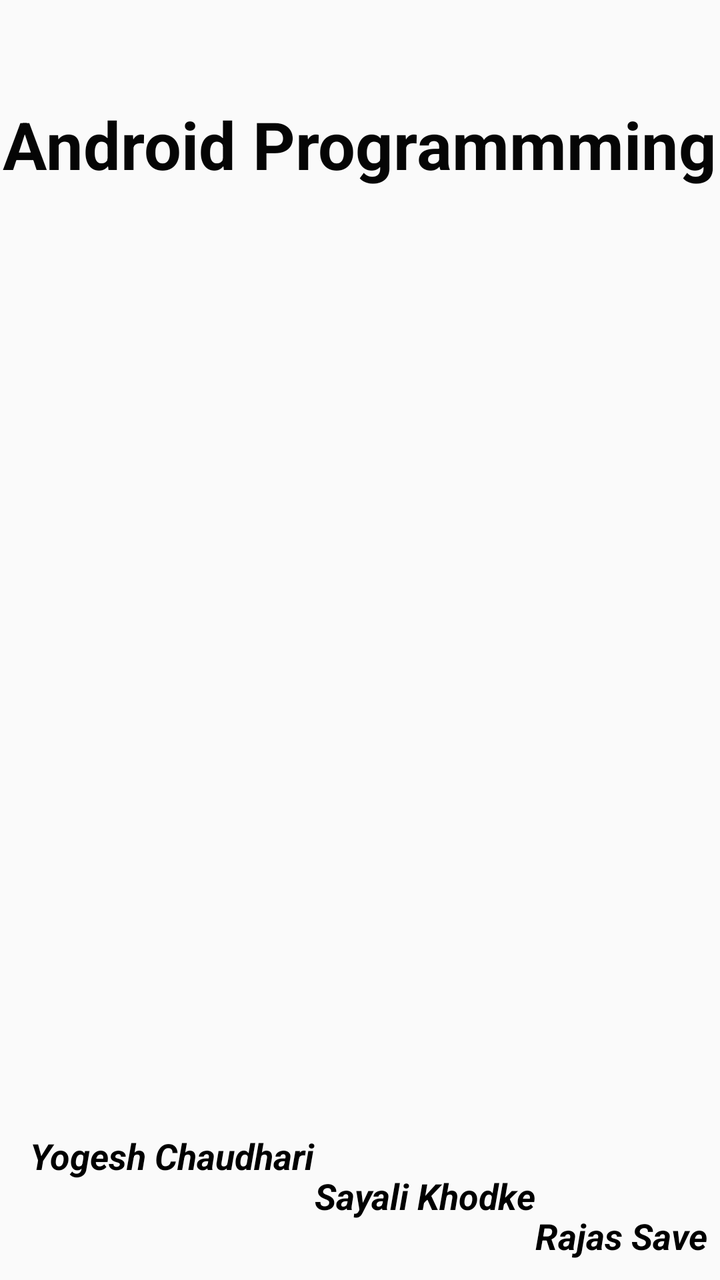
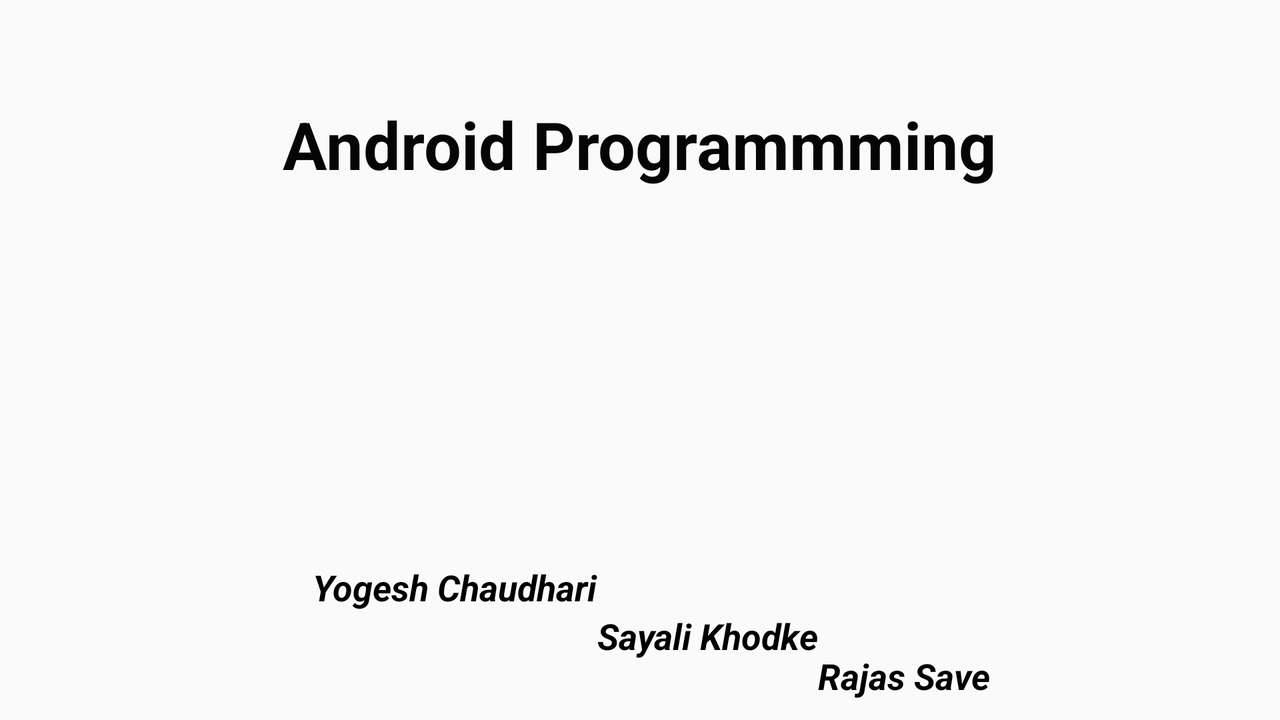

Compare how this app lays out the same screen by default and in its alternative resource folder. The renders come first, then the two layout files and the values they reference.
<!-- AndroidManifest.xml: application theme AppTheme -->
<!-- res/layout/fragment_about_us.xml -->
<FrameLayout xmlns:android="http://schemas.android.com/apk/res/android"
    xmlns:tools="http://schemas.android.com/tools" android:layout_width="match_parent"
    android:layout_height="match_parent" tools:context="com.example.yogesh16991.test_proj.AboutUs">

    

    <RelativeLayout
        android:layout_width="fill_parent"
        android:layout_height="fill_parent"
        android:layout_gravity="center_horizontal|bottom"
        android:background="@drawable/aboutus">

        <TextView
            android:layout_width="wrap_content"
            android:layout_height="wrap_content"
            android:textAppearance="?android:attr/textAppearanceMedium"
            android:text="Yogesh Chaudhari"
            android:id="@+id/textView7"
            android:layout_marginBottom="50dp"
            android:layout_alignParentBottom="true"
            android:layout_alignParentStart="true"
            android:textStyle="bold|italic"
            android:textColor="#ff000000"
            android:layout_marginLeft="15dp" />

        <TextView
            android:layout_width="wrap_content"
            android:layout_height="wrap_content"
            android:textAppearance="?android:attr/textAppearanceMedium"
            android:text="Sayali Khodke"
            android:id="@+id/textView8"
            android:textStyle="bold|italic"
            android:textColor="#ff000000"
            android:layout_marginBottom="30dp"
            android:layout_alignParentBottom="true"
            android:layout_toEndOf="@+id/textView7" />

        <TextView
            android:layout_width="wrap_content"
            android:layout_height="wrap_content"
            android:textAppearance="?android:attr/textAppearanceMedium"
            android:text="Rajas Save"
            android:id="@+id/textView9"
            android:textStyle="bold|italic"
            android:textColor="#ff000000"
            android:layout_alignParentBottom="true"
            android:layout_toEndOf="@+id/textView8"
            android:layout_marginBottom="10dp" />

        <TextView
            android:layout_width="wrap_content"
            android:layout_height="wrap_content"
            android:textAppearance="?android:attr/textAppearanceLarge"
            android:text="Android Programmming"
            android:id="@+id/textView6"
            android:layout_marginTop="50dp"
            android:layout_alignParentTop="true"
            android:layout_centerHorizontal="true"
            android:textColor="#ff050505"
            android:textStyle="bold"
            android:textSize="33dp"
            android:textIsSelectable="true"
            android:textColorHighlight="#ff083cff" />
    </RelativeLayout>

</FrameLayout>
<!-- resources referenced by this layout -->
<resources>
  <style name="AppTheme" parent="Theme.AppCompat.Light.NoActionBar">
          
  
      </style>
</resources>
<!-- res/layout-land/fragment_about_us.xml (the repository's variant of the layout above) -->
<!-- drawn on the phone turned sideways -->
<FrameLayout xmlns:android="http://schemas.android.com/apk/res/android"
    xmlns:tools="http://schemas.android.com/tools" android:layout_width="match_parent"
    android:layout_height="match_parent" tools:context="com.example.yogesh16991.test_proj.AboutUs">

    

    <RelativeLayout
        android:layout_width="fill_parent"
        android:layout_height="fill_parent"
        android:layout_gravity="center_horizontal|bottom"
        android:background="@drawable/aboutus">

        <TextView
            android:layout_width="wrap_content"
            android:layout_height="wrap_content"
            android:textAppearance="?android:attr/textAppearanceMedium"
            android:text="Yogesh Chaudhari"
            android:id="@+id/textView7"
            android:textStyle="bold|italic"
            android:textColor="#ff000000"
            android:layout_marginLeft="15dp"
            android:layout_above="@+id/textView8"
            android:layout_alignStart="@+id/textView6" />

        <TextView
            android:layout_width="wrap_content"
            android:layout_height="wrap_content"
            android:textAppearance="?android:attr/textAppearanceMedium"
            android:text="Sayali Khodke"
            android:id="@+id/textView8"
            android:textStyle="bold|italic"
            android:textColor="#ff000000"
            android:layout_marginBottom="30dp"
            android:layout_alignParentBottom="true"
            android:layout_toEndOf="@+id/textView7" />

        <TextView
            android:layout_width="wrap_content"
            android:layout_height="wrap_content"
            android:textAppearance="?android:attr/textAppearanceMedium"
            android:text="Rajas Save"
            android:id="@+id/textView9"
            android:textStyle="bold|italic"
            android:textColor="#ff000000"
            android:layout_alignParentBottom="true"
            android:layout_toEndOf="@+id/textView8"
            android:layout_marginBottom="10dp" />

        <TextView
            android:layout_width="wrap_content"
            android:layout_height="wrap_content"
            android:textAppearance="?android:attr/textAppearanceLarge"
            android:text="Android Programmming"
            android:id="@+id/textView6"
            android:layout_marginTop="50dp"
            android:layout_alignParentTop="true"
            android:layout_centerHorizontal="true"
            android:textColor="#ff050505"
            android:textStyle="bold"
            android:textSize="33dp"
            android:textIsSelectable="true"
            android:textColorHighlight="#ff083cff" />
    </RelativeLayout>

</FrameLayout>
